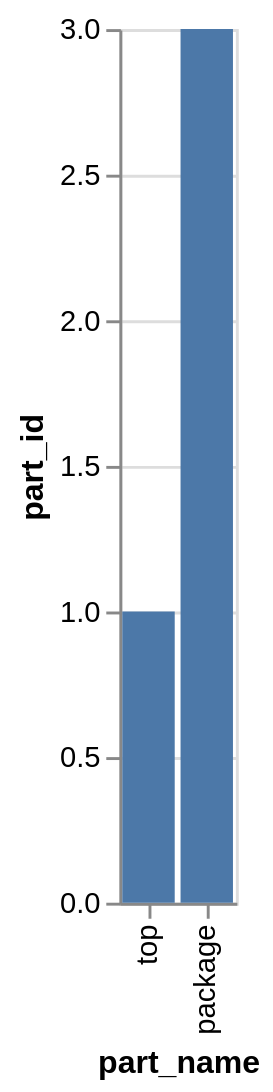

The specification (Vega-Lite) saved for this image:
### Vega-Lite specification from a JSON file in a GitHub repository (floating-point values rounded to 4 significant figures)
{"data": {"values": [{"x_data": "top", "y_data": 1}, {"x_data": "package", "y_data": 3}]}, "mark": "bar", "encoding": {"x": {"field": "x_data", "type": "nominal", "title": "part_name", "sort": {"op": "sum", "field": "y_data", "order": "ascending"}}, "y": {"field": "y_data", "type": "quantitative", "title": "part_id"}}}
